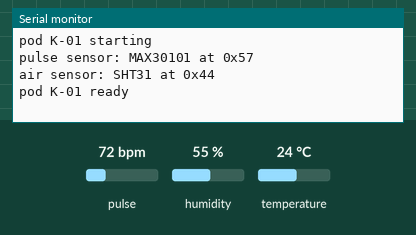
Recording of a sketch running on a simulated Arduino Uno, built with avr-gcc and run on an emulated ATmega328P. Parts: the last lines printed to the serial monitor. Inputs (shaded band) come from the test bench; at power-on: pulse 72 bpm, humidity 55 %, temperature 24 °C.

Above: at 1.2 s.
1.3 s: pulse set to 158 bpm
At 2.4 s:
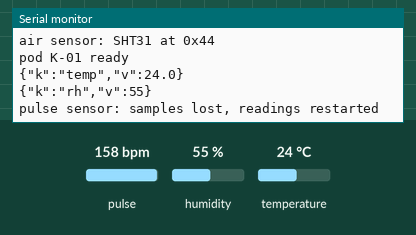
3.5 s: humidity set to 22 %
At 5.2 s:
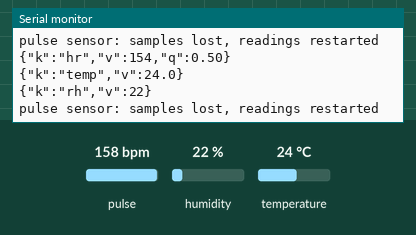
7.5 s: temperature set to 12 °C
At 9.4 s:
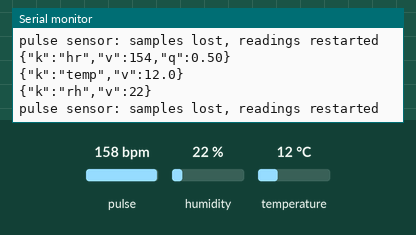

The sketch:

pod_k01.ino
```cpp
// pod K-01: MAX30101 pulse and SpO2 plus an optional SHT31 or BME280 air sensor,
// one JSON event per line on USB serial at 115200.

#include <Wire.h>
#include "MAX30105.h"
#include "heartRate.h"
#include "spo2_algorithm.h"
#include <Adafruit_SHT31.h>
#include <Adafruit_BME280.h>

const uint32_t FINGER_IR = 50000;
const uint16_t SAMPLE_HZ = 100;
const uint8_t DECIMATE = 4;
const uint16_t SPO2_LEN = 100;
const uint16_t SPO2_STEP = 25;
const uint8_t BEATS = 8;
const uint8_t SPO2_RUNS = 5;
const uint32_t BEAT_TIMEOUT = 3 * SAMPLE_HZ;
const uint32_t REPORT_MS = 1000;
const uint32_t AIR_MS = 2000;
const uint32_t RETRY_MS = 2000;

MAX30105 pulse;
Adafruit_SHT31 sht;
Adafruit_BME280 bme;

enum Air { AIR_NONE, AIR_SHT31, AIR_BME280 };
Air air = AIR_NONE;
bool pulseOk = false;

uint32_t sampleN = 0;
bool finger = false;

uint32_t lastBeatN = 0;
bool haveLastBeat = false;
uint16_t intervals[BEATS];
uint8_t nIntervals = 0;
uint8_t intervalHead = 0;

uint32_t irBuf[SPO2_LEN];
uint32_t redBuf[SPO2_LEN];
uint16_t nBuf = 0;
uint16_t sinceRun = 0;
uint32_t irAcc = 0, redAcc = 0;
uint8_t nAcc = 0;
int8_t spo2Runs[SPO2_RUNS];
uint8_t nRuns = 0;
uint8_t runHead = 0;

uint32_t lastReport = 0, lastAir = 0, lastRetry = 0;

bool present(uint8_t addr) {
  Wire.beginTransmission(addr);
  return Wire.endTransmission() == 0;
}

bool startPulse() {
  if (!pulse.begin(Wire, I2C_SPEED_FAST)) return false;
  // 400 samples/s averaged by 4 gives 100 Hz, red and IR
  pulse.setup(0x1F, 4, 2, 400, 411, 4096);
  return true;
}

void startAir() {
  if (present(0x44) && sht.begin(0x44)) {
    air = AIR_SHT31;
    Serial.println("air sensor: SHT31 at 0x44");
  } else if (present(0x76) && bme.begin(0x76, &Wire)) {
    air = AIR_BME280;
    Serial.println("air sensor: BME280 at 0x76");
  } else if (present(0x77) && bme.begin(0x77, &Wire)) {
    air = AIR_BME280;
    Serial.println("air sensor: BME280 at 0x77");
  } else {
    Serial.println("air sensor: none found");
  }
}

void resetReadings() {
  haveLastBeat = false;
  nIntervals = intervalHead = 0;
  nBuf = sinceRun = 0;
  irAcc = redAcc = nAcc = 0;
  nRuns = runHead = 0;
}

void addInterval(uint16_t ms) {
  intervals[intervalHead] = ms;
  intervalHead = (intervalHead + 1) % BEATS;
  if (nIntervals < BEATS) nIntervals++;
}

template <typename T>
T median(const T *src, uint8_t n) {
  T v[BEATS > SPO2_RUNS ? BEATS : SPO2_RUNS];
  for (uint8_t i = 0; i < n; i++) v[i] = src[i];
  for (uint8_t i = 1; i < n; i++)
    for (uint8_t j = i; j > 0 && v[j - 1] > v[j]; j--) {
      T t = v[j]; v[j] = v[j - 1]; v[j - 1] = t;
    }
  return n % 2 ? v[n / 2] : (v[n / 2 - 1] + v[n / 2]) / 2;
}

void runSpo2() {
  int32_t spo2, hr;
  int8_t spo2Valid, hrValid;
  maxim_heart_rate_and_oxygen_saturation(irBuf, SPO2_LEN, redBuf, &spo2, &spo2Valid, &hr, &hrValid);
  spo2Runs[runHead] = (spo2Valid && spo2 >= 70 && spo2 <= 100) ? spo2 : -1;
  runHead = (runHead + 1) % SPO2_RUNS;
  if (nRuns < SPO2_RUNS) nRuns++;
}

void addSpo2Sample(uint32_t red, uint32_t ir) {
  redAcc += red;
  irAcc += ir;
  if (++nAcc < DECIMATE) return;
  if (nBuf == SPO2_LEN) {
    memmove(irBuf, irBuf + 1, (SPO2_LEN - 1) * sizeof(uint32_t));
    memmove(redBuf, redBuf + 1, (SPO2_LEN - 1) * sizeof(uint32_t));
    nBuf--;
  }
  irBuf[nBuf] = irAcc / DECIMATE;
  redBuf[nBuf] = redAcc / DECIMATE;
  nBuf++;
  irAcc = redAcc = nAcc = 0;
  if (nBuf == SPO2_LEN && ++sinceRun >= SPO2_STEP) {
    sinceRun = 0;
    runSpo2();
  }
}

void onSample(uint32_t red, uint32_t ir) {
  sampleN++;
  bool on = ir > FINGER_IR;
  if (on != finger) {
    finger = on;
    resetReadings();
  }
  if (!finger) return;

  if (checkForBeat(ir)) {
    if (haveLastBeat) {
      uint32_t ms = (sampleN - lastBeatN) * 1000 / SAMPLE_HZ;
      if (ms >= 60000 / 220 && ms <= 60000 / 30) addInterval(ms);
    }
    lastBeatN = sampleN;
    haveLastBeat = true;
  }
  addSpo2Sample(red, ir);
}

void drainFifo() {
  uint16_t got = pulse.check();
  // the library keeps only 3 samples between check() calls, more means a gap
  if (got > 3) {
    sampleN += got;
    resetReadings();
    while (pulse.available()) pulse.nextSample();
    Serial.println("pulse sensor: samples lost, readings restarted");
    return;
  }
  while (pulse.available()) {
    onSample(pulse.getFIFORed(), pulse.getFIFOIR());
    pulse.nextSample();
  }
}

void reportHeartRate() {
  if (nIntervals < 4 || sampleN - lastBeatN > BEAT_TIMEOUT) return;
  uint16_t med = median(intervals, nIntervals);
  uint8_t near = 0;
  for (uint8_t i = 0; i < nIntervals; i++)
    if (abs((int)intervals[i] - (int)med) * 100 <= 15 * med) near++;
  Serial.print("{\"k\":\"hr\",\"v\":");
  Serial.print((60000 + med / 2) / med);
  Serial.print(",\"q\":");
  Serial.print((float)near / BEATS, 2);
  Serial.println("}");
}

void reportSpo2() {
  int8_t valid[SPO2_RUNS];
  uint8_t n = 0;
  for (uint8_t i = 0; i < nRuns; i++)
    if (spo2Runs[i] >= 0) valid[n++] = spo2Runs[i];
  if (n < 3) return;
  Serial.print("{\"k\":\"spo2\",\"v\":");
  Serial.print((int)median(valid, n));
  Serial.print(",\"q\":");
  Serial.print((float)n / SPO2_RUNS, 2);
  Serial.println("}");
}

void reportAir() {
  float t = NAN, rh = NAN;
  if (air == AIR_SHT31) {
    sht.readBoth(&t, &rh);
  } else if (air == AIR_BME280) {
    t = bme.readTemperature();
    rh = bme.readHumidity();
  }
  if (!isnan(t)) {
    Serial.print("{\"k\":\"temp\",\"v\":");
    Serial.print(t, 1);
    Serial.println("}");
  }
  if (!isnan(rh)) {
    Serial.print("{\"k\":\"rh\",\"v\":");
    Serial.print((long)lroundf(rh));
    Serial.println("}");
  }
}

void setup() {
  Serial.begin(115200);
  while (!Serial && millis() < 3000) {}
  Serial.println("pod K-01 starting");
  Wire.begin();
  pulseOk = startPulse();
  Serial.println(pulseOk ? "pulse sensor: MAX30101 at 0x57" : "pulse sensor: not found, retrying");
  startAir();
  Wire.setClock(400000);
  Serial.println("pod K-01 ready");
}

void loop() {
  uint32_t now = millis();
  if (!pulseOk) {
    if (now - lastRetry >= RETRY_MS) {
      lastRetry = now;
      pulseOk = startPulse();
      if (pulseOk) Serial.println("pulse sensor: MAX30101 at 0x57");
    }
  } else {
    drainFifo();
    if (now - lastReport >= REPORT_MS) {
      lastReport = now;
      if (finger) {
        reportHeartRate();
        reportSpo2();
      }
    }
  }

  if (air != AIR_NONE && now - lastAir >= AIR_MS) {
    lastAir = now;
    reportAir();
    if (pulseOk) drainFifo();
  }
}
```

Measured:
- after the input at 3.5 s, the serial monitor: prints a new line after 0.55 s (image 2)
- after the input at 7.5 s, the serial monitor: prints a new line after 0.54 s (image 3)
